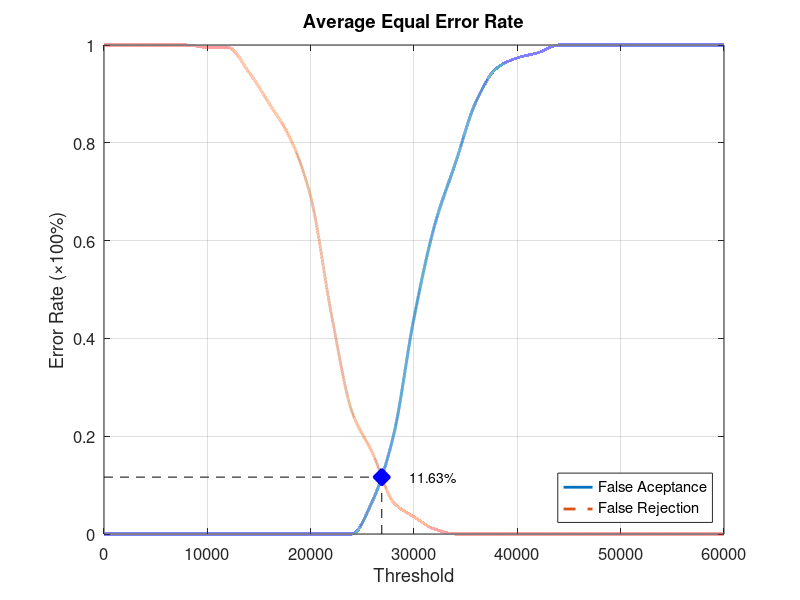
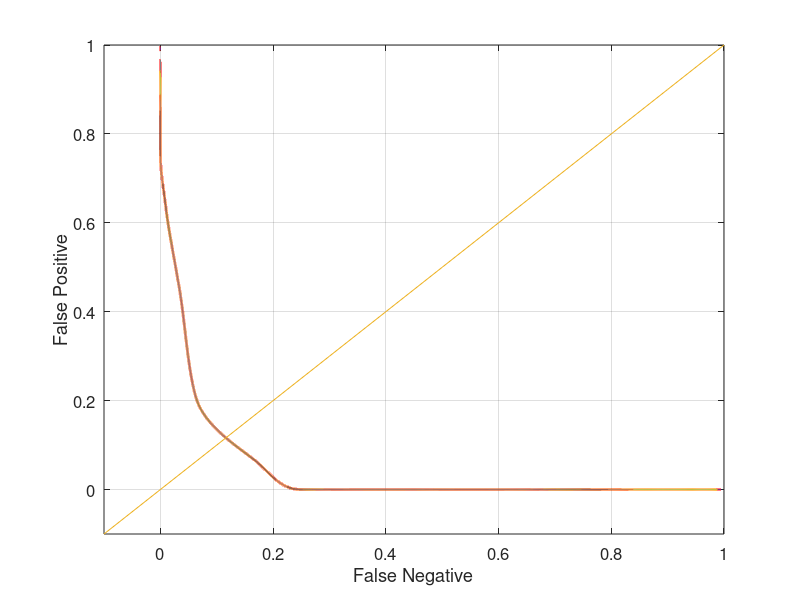

Write MATLAB code to recreate these figures, in order.
function yEER = Database4_3
close all;
clear;
clc;
x = 0:2000:60000;
xq = 0:0.5:60000;

y0 = [0 0 0 0 0 0 0 0 0 0 0 0 0 0.0684211 0.2 0.442105 0.631579 0.757895 0.884211 0.952632 0.973684 0.984211 1 1 1 1 1 1 1 1 1];
yy0 = interp1(x, y0, xq, 'pchip');
y1 = [1 1 1 1 1 0.995 0.995 0.945 0.88 0.81 0.69 0.45 0.25 0.165 0.065 0.035 0.01 0 0 0 0 0 0 0 0 0 0 0 0 0 0];
yy1 = interp1(x, y1, xq, 'pchip');

% Calculating EER: 
y2 = abs(y0 - y1);
find(y2 == min(y2))
yy2 = abs(yy0 - yy1);
xEER = find(yy2 == min(yy2));
xEERIndex = xq(xEER) % X-axis EER
yEER = yy0(xEER) % Y-axis EER

main = figure
plot(xq, yy0,'-','LineWidth', 2);	hold on
plot(xq, yy1,'--','LineWidth', 2);	hold on
plot([xEERIndex xEERIndex], [0 yEER], 'k--');	hold on
plot([0 xEERIndex], [yEER yEER], 'k--');	hold on
plot(xEERIndex, yEER, 'bx', 'LineWidth', 10);	hold on
text(xEERIndex + 10 * xEERIndex / 100, yEER, [num2str(round((10000 * yEER)) / 100) '%'])
legend('False Aceptance', 'False Rejection', 'Location', 'SouthEast')
xlabel('Threshold')
ylabel('Error Rate (\times100%)')
title('Average Equal Error Rate')
set(gca, 'FontSize', 12)
axis([0 60000 0 1])
grid on

print(main, 'Database4_3Main', '-dpng');
FNRxFPR = figure('Color', [1 1 1]);
plot(yy1, yy0, '-', yy1, yy0, 'LineWidth', 2);
hold on
y = -0.1:0.1:1
plot(y, y); 
set(gca, 'FontSize', 12)
xlabel('False Negative')
ylabel('False Positive')
axis([-0.1 1 -0.1 1])
set(gca, 'FontSize', 12)
grid on

print(FNRxFPR, 'Database4_3FNRxFPR','-dpng');
end
